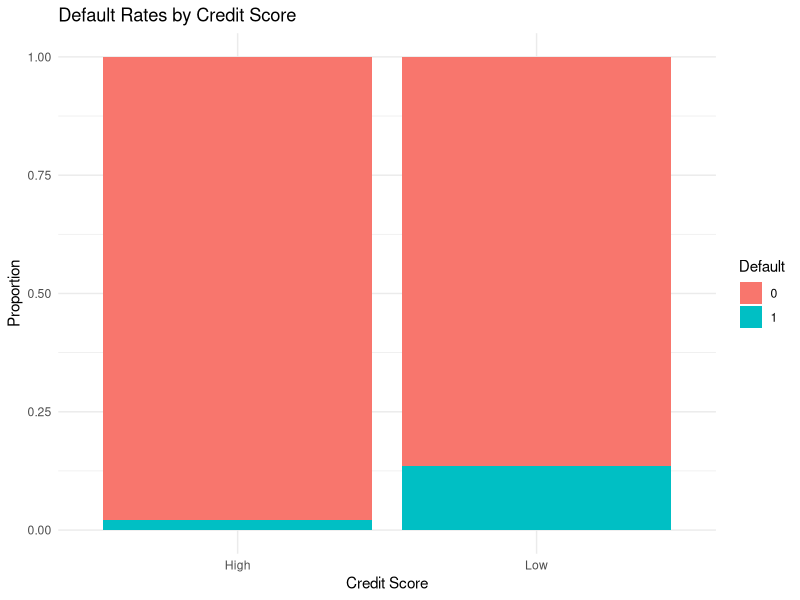

Write R code to recreate this figure.
## ---- chunk 1
# Step 1: Define probabilities
# Base probabilities
P_Default <- 0.05
P_HighCreditScore <- 0.7
P_Default_given_HighCreditScore <- 0.02
P_Default_given_LowCreditScore <- 0.15

# Step 2: Calculate complementary probabilities
P_LowCreditScore <- 1 - P_HighCreditScore

# Step 3: Verify Total Probability Rule
P_Default_calculated <- (P_Default_given_HighCreditScore * P_HighCreditScore) +
                        (P_Default_given_LowCreditScore * P_LowCreditScore)
cat("Calculated P(Default):", P_Default_calculated, "\n")

# Step 4: Simulate loan applications and outcomes
set.seed(123)
n <- 1000
credit_scores <- rbinom(n, 1, P_HighCreditScore)
defaults <- sapply(credit_scores, function(score) {
  if (score == 1) {
    rbinom(1, 1, P_Default_given_HighCreditScore)
  } else {
    rbinom(1, 1, P_Default_given_LowCreditScore)
  }
})

# Step 5: Analyze results
default_rate <- mean(defaults)
cat("Simulated Default Rate:", default_rate, "\n")

# Step 6: Visualize results
library(ggplot2)
data <- data.frame(
  CreditScore = ifelse(credit_scores == 1, "High", "Low"),
  Default = defaults
)
ggplot(data, aes(x = CreditScore, fill = factor(Default))) +
  geom_bar(position = "fill") +
  labs(title = "Default Rates by Credit Score",
       x = "Credit Score",
       y = "Proportion",
       fill = "Default") +
  theme_minimal()

# Step 7: Sensitivity Analysis
sensitivity_analysis <- function(p_high, p_default_high, p_default_low) {
  p_low <- 1 - p_high
  p_default <- (p_default_high * p_high) + (p_default_low * p_low)
  cat("P(Default) with P(HighCreditScore):", p_high, 
      "P(Default | HighCreditScore):", p_default_high, 
      "P(Default | LowCreditScore):", p_default_low, 
      "is", p_default, "\n")
}
# Example: Vary probabilities
sensitivity_analysis(0.8, 0.01, 0.2)
sensitivity_analysis(0.6, 0.03, 0.1)

# Step 8: Compare with Real-World Data
# Hypothetical real-world data
real_world_defaults <- c(rep(1, 40), rep(0, 960)) # 4% default rate
real_world_rate <- mean(real_world_defaults)
cat("Real-World Default Rate:", real_world_rate, "\n")

# Compare simulated and real-world rates
cat("Difference between simulated and real-world default rates:",
    abs(default_rate - real_world_rate), "\n")

# Step 9: What-If Scenarios
# Scenario: Economic downturn increases default probabilities
P_Default_given_HighCreditScore_downturn <- 0.05
P_Default_given_LowCreditScore_downturn <- 0.25
defaults_downturn <- sapply(credit_scores, function(score) {
  if (score == 1) {
    rbinom(1, 1, P_Default_given_HighCreditScore_downturn)
  } else {
    rbinom(1, 1, P_Default_given_LowCreditScore_downturn)
  }
})
default_rate_downturn <- mean(defaults_downturn)
cat("Simulated Default Rate during Economic Downturn:", default_rate_downturn, "\n")
